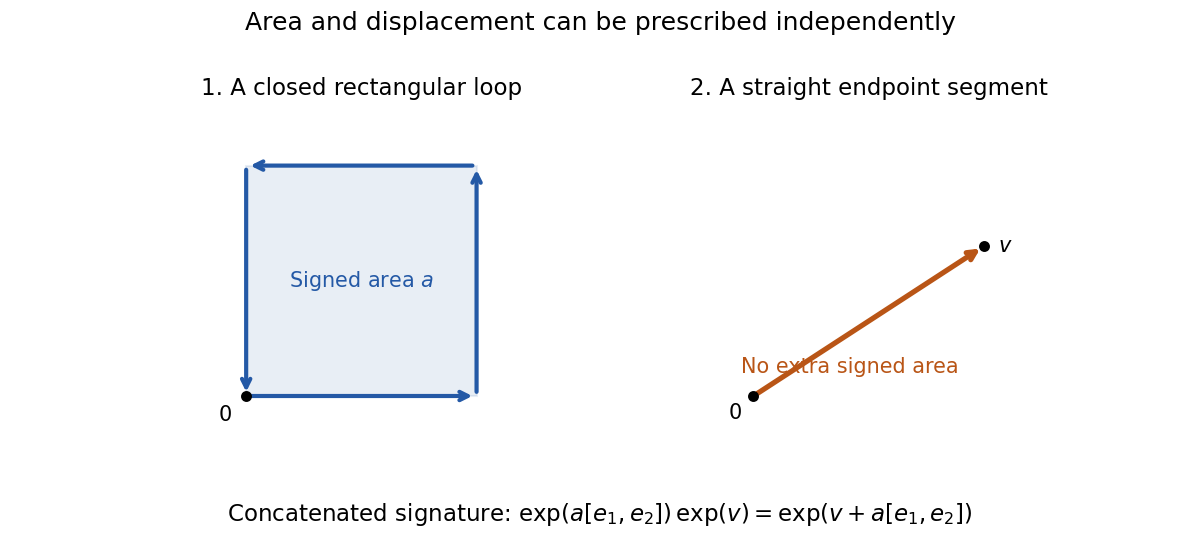

Write Python code to recreate this figure.
"""Original planar Chow construction; Python 3.14, matplotlib 3.10.7.

Writes paper-31-chow-loop.png to the caller's current directory.
Matplotlib uses the caller's MPLCONFIGDIR without modifying it.
"""
from pathlib import Path
import matplotlib
matplotlib.use('Agg')
import matplotlib.pyplot as plt

fig,axes=plt.subplots(1,2,figsize=(8,3.6),dpi=150,facecolor='white')
blue='#2459a6';orange='#b95516'
loop=[(0,0),(1,0),(1,1),(0,1),(0,0)]
axes[0].fill([0,1,1,0],[0,0,1,1],color=blue,alpha=0.10)
for a,b in zip(loop,loop[1:]):
    axes[0].annotate('',xy=b,xytext=a,arrowprops={'arrowstyle':'->','lw':2,'color':blue})
axes[0].text(.5,.5,r'Signed area $a$',ha='center',va='center',color=blue)
axes[0].scatter([0],[0],color='black',s=18,zorder=4)
axes[0].text(-.06,-.11,'0',ha='right')
axes[0].set_title('1. A closed rectangular loop',fontsize=11)
axes[0].set_xlim(-.25,1.25);axes[0].set_ylim(-.25,1.25)
axes[1].annotate('',xy=(1,.65),xytext=(0,0),arrowprops={'arrowstyle':'->','lw':2.5,'color':orange})
axes[1].scatter([0,1],[0,.65],color='black',s=18,zorder=4)
axes[1].text(-.05,-.10,'0',ha='right');axes[1].text(1.06,.65,r'$v$',va='center')
axes[1].text(.42,.10,'No extra signed area',ha='center',color=orange,fontsize=10)
axes[1].set_title('2. A straight endpoint segment',fontsize=11)
axes[1].set_xlim(-.25,1.25);axes[1].set_ylim(-.25,1.25)
for ax in axes:
    ax.set_aspect('equal');ax.set_xticks([]);ax.set_yticks([])
    for spine in ax.spines.values():spine.set_visible(False)
fig.suptitle('Area and displacement can be prescribed independently',fontsize=12)
fig.text(.5,.035,r'Concatenated signature: $\exp(a[e_1,e_2])\,\exp(v)=\exp(v+a[e_1,e_2])$',ha='center',fontsize=11)
fig.subplots_adjust(top=.80,bottom=.16,wspace=.20)
fig.savefig(Path('paper-31-chow-loop.png'),facecolor='white',transparent=False)
plt.close(fig)
